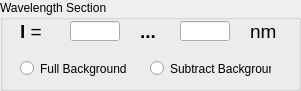
          <widget class="QGroupBox" name="groupBox_12">
           <property name="geometry">
            <rect>
             <x>10</x>
             <y>120</y>
             <width>301</width>
             <height>91</height>
            </rect>
           </property>
           <property name="sizePolicy">
            <sizepolicy hsizetype="Fixed" vsizetype="Fixed">
             <horstretch>0</horstretch>
             <verstretch>0</verstretch>
            </sizepolicy>
           </property>
           <property name="minimumSize">
            <size>
             <width>300</width>
             <height>80</height>
            </size>
           </property>
           <property name="title">
            <string>Wavelength Section</string>
           </property>
           <widget class="QLineEdit" name="lambdaStart_imager">
            <property name="geometry">
             <rect>
              <x>70</x>
              <y>21</y>
              <width>50</width>
              <height>20</height>
             </rect>
            </property>
            <property name="sizePolicy">
             <sizepolicy hsizetype="Fixed" vsizetype="Maximum">
              <horstretch>0</horstretch>
              <verstretch>0</verstretch>
             </sizepolicy>
            </property>
            <property name="minimumSize">
             <size>
              <width>50</width>
              <height>20</height>
             </size>
            </property>
            <property name="maximumSize">
             <size>
              <width>30</width>
              <height>16777215</height>
             </size>
            </property>
           </widget>
           <widget class="QLabel" name="label_Nm_3">
            <property name="geometry">
             <rect>
              <x>250</x>
              <y>20</y>
              <width>27</width>
              <height>23</height>
             </rect>
            </property>
            <property name="sizePolicy">
             <sizepolicy hsizetype="Fixed" vsizetype="Preferred">
              <horstretch>0</horstretch>
              <verstretch>0</verstretch>
             </sizepolicy>
            </property>
            <property name="text">
             <string>&lt;!DOCTYPE HTML PUBLIC &quot;-//W3C//DTD HTML 4.0//EN&quot; &quot;http://www.w3.org/TR/REC-html40/strict.dtd&quot;&gt;
&lt;html&gt;&lt;head&gt;&lt;meta name=&quot;qrichtext&quot; content=&quot;1&quot; /&gt;&lt;style type=&quot;text/css&quot;&gt;
p, li { white-space: pre-wrap; }
&lt;/style&gt;&lt;/head&gt;&lt;body style=&quot; font-family:'MS Shell Dlg 2'; font-size:14pt; font-weight:400; font-style:normal;&quot;&gt;
&lt;p style=&quot; margin-top:0px; margin-bottom:0px; margin-left:0px; margin-right:0px; -qt-block-indent:0; text-indent:0px;&quot;&gt;nm&lt;/p&gt;&lt;/body&gt;&lt;/html&gt;</string>
            </property>
           </widget>
           <widget class="QLabel" name="label_To_3">
            <property name="geometry">
             <rect>
              <x>140</x>
              <y>20</y>
              <width>21</width>
              <height>23</height>
             </rect>
            </property>
            <property name="sizePolicy">
             <sizepolicy hsizetype="Fixed" vsizetype="Preferred">
              <horstretch>0</horstretch>
              <verstretch>0</verstretch>
             </sizepolicy>
            </property>
            <property name="text">
             <string>&lt;html&gt;&lt;head/&gt;&lt;body&gt;&lt;p&gt;&lt;span style=&quot; font-size:14pt; font-weight:600;&quot;&gt;...&lt;/span&gt;&lt;/p&gt;&lt;/body&gt;&lt;/html&gt;</string>
            </property>
           </widget>
           <widget class="QLineEdit" name="lambdaEnd_imager">
            <property name="geometry">
             <rect>
              <x>180</x>
              <y>21</y>
              <width>50</width>
              <height>20</height>
             </rect>
            </property>
            <property name="sizePolicy">
             <sizepolicy hsizetype="Fixed" vsizetype="Maximum">
              <horstretch>0</horstretch>
              <verstretch>0</verstretch>
             </sizepolicy>
            </property>
            <property name="minimumSize">
             <size>
              <width>50</width>
              <height>20</height>
             </size>
            </property>
            <property name="maximumSize">
             <size>
              <width>40</width>
              <height>16777215</height>
             </size>
            </property>
           </widget>
           <widget class="QLabel" name="label_17">
            <property name="geometry">
             <rect>
              <x>20</x>
              <y>20</y>
              <width>31</width>
              <height>23</height>
             </rect>
            </property>
            <property name="sizePolicy">
             <sizepolicy hsizetype="Maximum" vsizetype="Preferred">
              <horstretch>0</horstretch>
              <verstretch>0</verstretch>
             </sizepolicy>
            </property>
            <property name="minimumSize">
             <size>
              <width>0</width>
              <height>0</height>
             </size>
            </property>
            <property name="font">
             <font>
              <pointsize>12</pointsize>
             </font>
            </property>
            <property name="text">
             <string>&lt;!DOCTYPE HTML PUBLIC &quot;-//W3C//DTD HTML 4.0//EN&quot; &quot;http://www.w3.org/TR/REC-html40/strict.dtd&quot;&gt;
&lt;html&gt;&lt;head&gt;&lt;meta name=&quot;qrichtext&quot; content=&quot;1&quot; /&gt;&lt;style type=&quot;text/css&quot;&gt;
p, li { white-space: pre-wrap; }
&lt;/style&gt;&lt;/head&gt;&lt;body style=&quot; font-family:'MS Shell Dlg 2'; font-size:12pt; font-weight:400; font-style:normal;&quot;&gt;
&lt;p style=&quot; margin-top:0px; margin-bottom:0px; margin-left:0px; margin-right:0px; -qt-block-indent:0; text-indent:0px;&quot;&gt;&lt;span style=&quot; font-family:'Symbol'; font-size:14pt; font-weight:600;&quot;&gt;l &lt;/span&gt;&lt;span style=&quot; font-size:14pt;&quot;&gt;=&lt;/span&gt;&lt;/p&gt;&lt;/body&gt;&lt;/html&gt;</string>
            </property>
           </widget>
           <widget class="QRadioButton" name="radioFullBg_imager">
            <property name="geometry">
             <rect>
              <x>20</x>
              <y>60</y>
              <width>121</width>
              <height>17</height>
             </rect>
            </property>
            <property name="sizePolicy">
             <sizepolicy hsizetype="Preferred" vsizetype="Preferred">
              <horstretch>0</horstretch>
              <verstretch>0</verstretch>
             </sizepolicy>
            </property>
            <property name="text">
             <string>Full Background</string>
            </property>
           </widget>
           <widget class="QRadioButton" name="radioSubBg_imager">
            <property name="geometry">
             <rect>
              <x>150</x>
              <y>60</y>
              <width>121</width>
              <height>17</height>
             </rect>
            </property>
            <property name="sizePolicy">
             <sizepolicy hsizetype="Preferred" vsizetype="Preferred">
              <horstretch>0</horstretch>
              <verstretch>0</verstretch>
             </sizepolicy>
            </property>
            <property name="text">
             <string>Subtract Background</string>
            </property>
           </widget>
          </widget>
